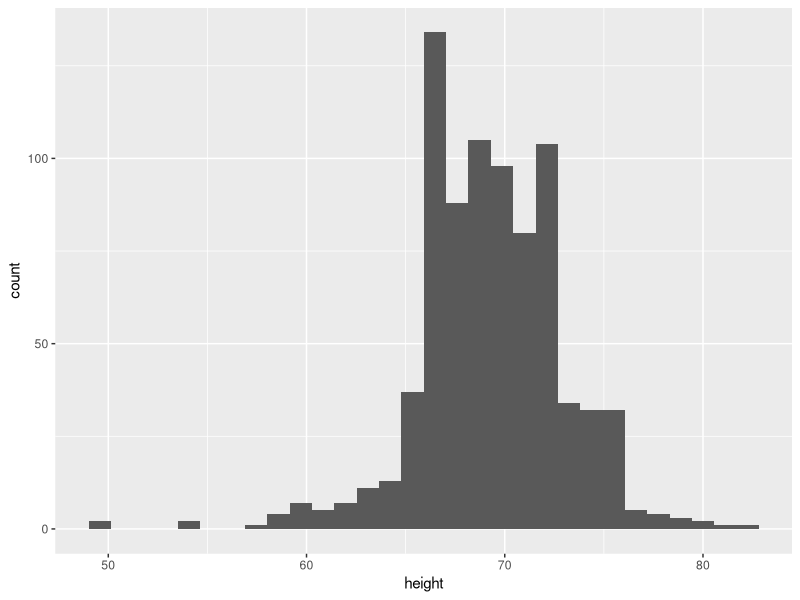
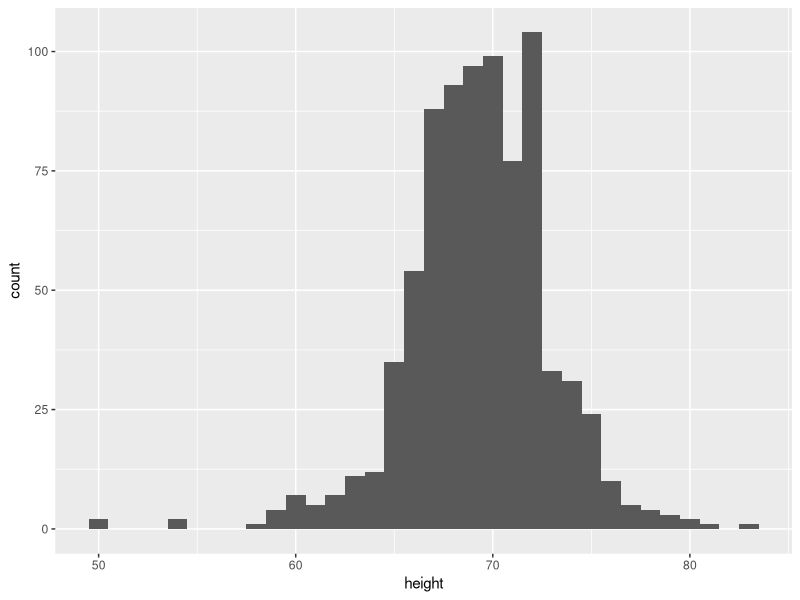
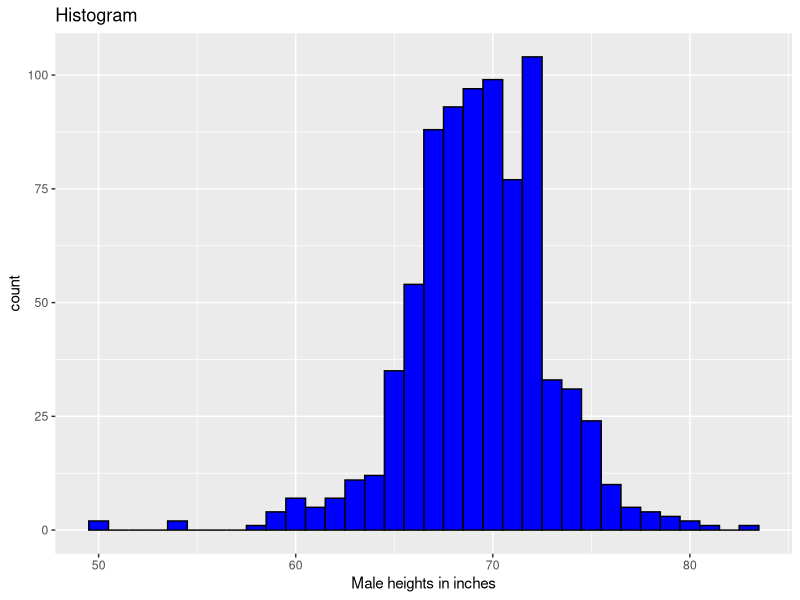
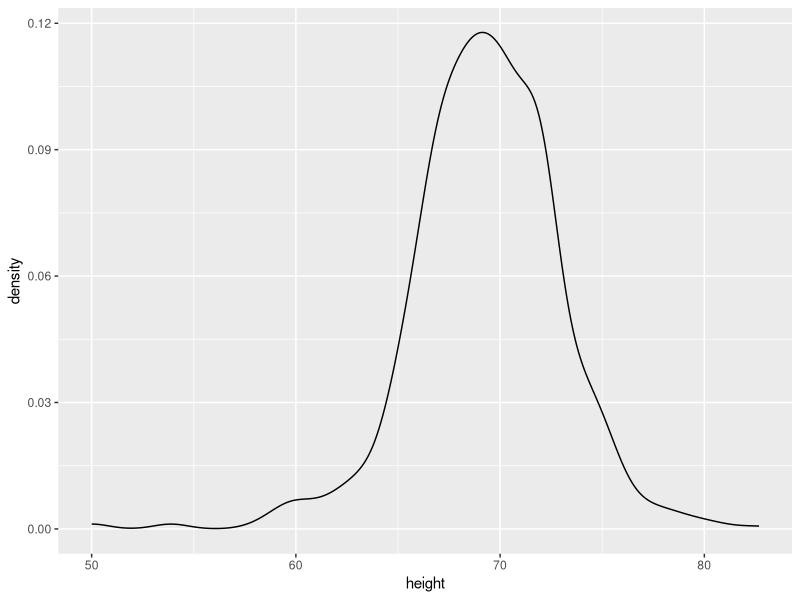
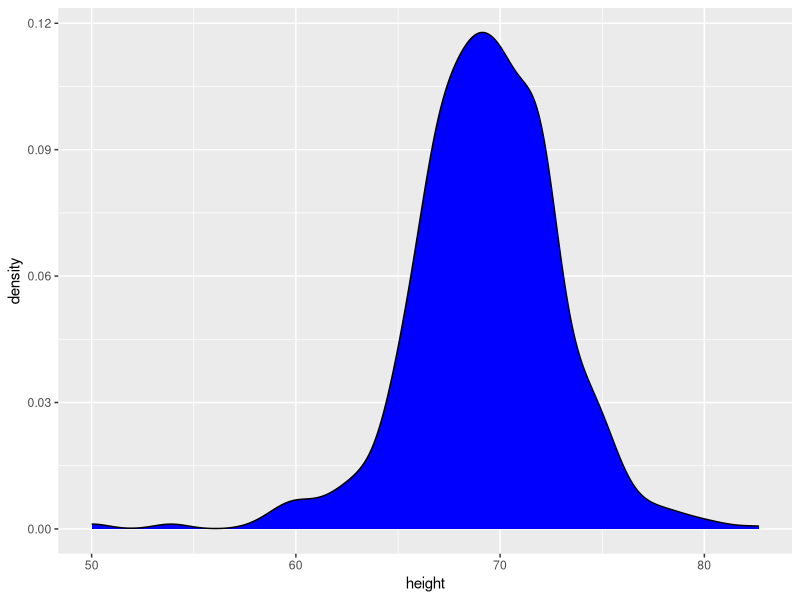
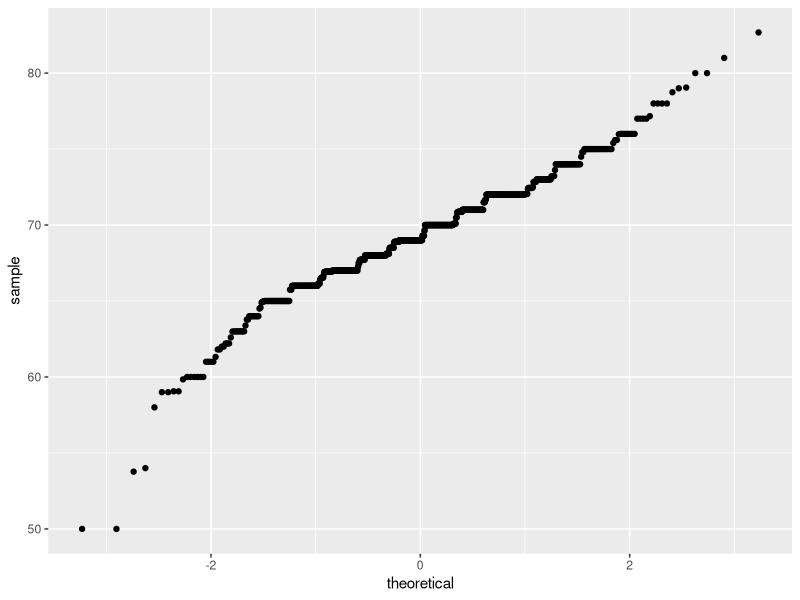
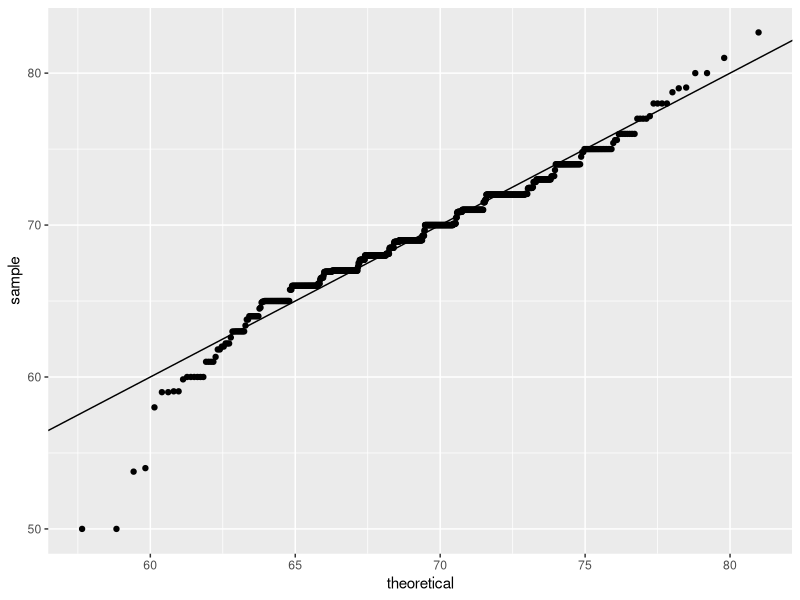
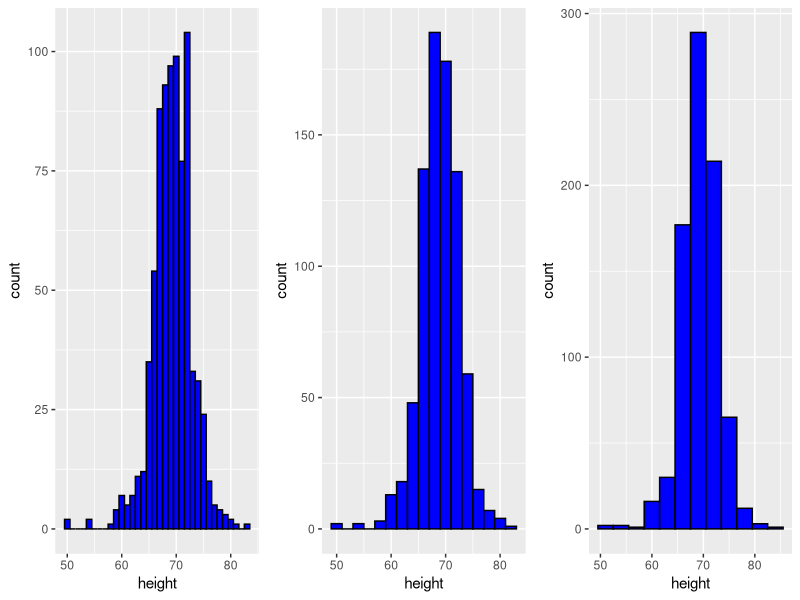

R code for these plots, in order:
#Code: Histograms in ggplot2

# load heights data
library(tidyverse)
library(dslabs)
data(heights)

# define p
p <- heights %>%
  filter(sex == "Male") %>%
  ggplot(aes(x = height))

# basic histograms
p + geom_histogram()
p + geom_histogram(binwidth = 1)

# histogram with blue fill, black outline, labels and title
p + geom_histogram(binwidth = 1, fill = "blue", col = "black") +
  xlab("Male heights in inches") +
  ggtitle("Histogram")

#Code: Smooth density plots in ggplot2

p + geom_density()
p + geom_density(fill = "blue")

#Code: Quantile-quantile plots in ggplot2

# basic QQ-plot
p <- heights %>% filter(sex == "Male") %>%
  ggplot(aes(sample = height))
p + geom_qq()

# QQ-plot against a normal distribution with same mean/sd as data
params <- heights %>%
  filter(sex == "Male") %>%
  summarize(mean = mean(height), sd = sd(height))
p + geom_qq(dparams = params) +
  geom_abline()

# QQ-plot of scaled data against the standard normal distribution
#heights %>%
#  ggplot(aes(sample = scale(height)) +
#           geom_qq() +
#           geom_abline())

#Code: Grids of plots with the grid.extra package

# define plots p1, p2, p3
p <- heights %>% filter(sex == "Male") %>% ggplot(aes(x = height))
p1 <- p + geom_histogram(binwidth = 1, fill = "blue", col = "black")
p2 <- p + geom_histogram(binwidth = 2, fill = "blue", col = "black")
p3 <- p + geom_histogram(binwidth = 3, fill = "blue", col = "black")

# arrange plots next to each other in 1 row, 3 columns
library(gridExtra)
grid.arrange(p1, p2, p3, ncol = 3)
